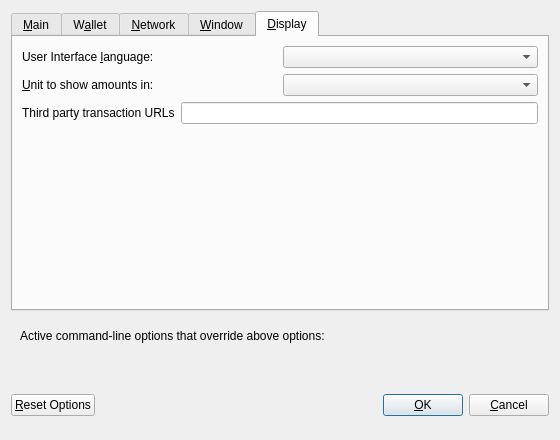
<?xml version="1.0" encoding="UTF-8"?>
<ui version="4.0">
 <class>OptionsDialog</class>
 <widget class="QDialog" name="OptionsDialog">
  <property name="geometry">
   <rect>
    <x>0</x>
    <y>0</y>
    <width>560</width>
    <height>440</height>
   </rect>
  </property>
  <property name="windowTitle">
   <string>Options</string>
  </property>
  <property name="modal">
   <bool>true</bool>
  </property>
  <layout class="QVBoxLayout" name="verticalLayout">
   <item>
    <widget class="QTabWidget" name="tabWidget">
     <property name="currentIndex">
      <number>4</number>
     </property>
     <widget class="QWidget" name="tabMain">
      <attribute name="title">
       <string>&amp;Main</string>
      </attribute>
      <layout class="QVBoxLayout" name="verticalLayout_Main">
       <item>
        <widget class="QCheckBox" name="bitcoinAtStartup">
         <property name="toolTip">
          <string>Automatically start PerfectCoin Core after logging in to the system.</string>
         </property>
         <property name="text">
          <string>&amp;Start PerfectCoin Core on system login</string>
         </property>
        </widget>
       </item>
       <item>
        <layout class="QHBoxLayout" name="horizontalLayout_2_Main">
         <item>
          <widget class="QLabel" name="databaseCacheLabel">
           <property name="text">
            <string>Size of &amp;database cache</string>
           </property>
           <property name="textFormat">
            <enum>Qt::PlainText</enum>
           </property>
           <property name="buddy">
            <cstring>databaseCache</cstring>
           </property>
          </widget>
         </item>
         <item>
          <widget class="QSpinBox" name="databaseCache"/>
         </item>
         <item>
          <widget class="QLabel" name="databaseCacheUnitLabel">
           <property name="text">
            <string>MB</string>
           </property>
           <property name="textFormat">
            <enum>Qt::PlainText</enum>
           </property>
          </widget>
         </item>
         <item>
          <spacer name="horizontalSpacer_2_Main">
           <property name="orientation">
            <enum>Qt::Horizontal</enum>
           </property>
           <property name="sizeHint" stdset="0">
            <size>
             <width>40</width>
             <height>20</height>
            </size>
           </property>
          </spacer>
         </item>
        </layout>
       </item>
       <item>
        <layout class="QHBoxLayout" name="horizontalLayout_3_Main">
         <item>
          <widget class="QLabel" name="threadsScriptVerifLabel">
           <property name="text">
            <string>Number of script &amp;verification threads</string>
           </property>
           <property name="textFormat">
            <enum>Qt::PlainText</enum>
           </property>
           <property name="buddy">
            <cstring>threadsScriptVerif</cstring>
           </property>
          </widget>
         </item>
         <item>
          <widget class="QSpinBox" name="threadsScriptVerif">
           <property name="toolTip">
            <string>(0 = auto, &lt;0 = leave that many cores free)</string>
           </property>
          </widget>
         </item>
         <item>
          <spacer name="horizontalSpacer_3_Main">
           <property name="orientation">
            <enum>Qt::Horizontal</enum>
           </property>
           <property name="sizeHint" stdset="0">
            <size>
             <width>40</width>
             <height>20</height>
            </size>
           </property>
          </spacer>
         </item>
        </layout>
       </item>
       <item>
        <spacer name="verticalSpacer_Main">
         <property name="orientation">
          <enum>Qt::Vertical</enum>
         </property>
         <property name="sizeHint" stdset="0">
          <size>
           <width>20</width>
           <height>40</height>
          </size>
         </property>
        </spacer>
       </item>
      </layout>
     </widget>
     <widget class="QWidget" name="tabWallet">
      <attribute name="title">
       <string>W&amp;allet</string>
      </attribute>
      <layout class="QVBoxLayout" name="verticalLayout_Wallet">
       <item>
        <widget class="QGroupBox" name="groupBox">
         <property name="title">
          <string>Expert</string>
         </property>
         <layout class="QVBoxLayout" name="verticalLayout_2">
          <item>
           <widget class="QCheckBox" name="coinControlFeatures">
            <property name="toolTip">
             <string>Whether to show coin control features or not.</string>
            </property>
            <property name="text">
             <string>Enable coin &amp;control features</string>
            </property>
           </widget>
          </item>
          <item>
           <widget class="QCheckBox" name="spendZeroConfChange">
            <property name="toolTip">
             <string>If you disable the spending of unconfirmed change, the change from a transaction cannot be used until that transaction has at least one confirmation. This also affects how your balance is computed.</string>
            </property>
            <property name="text">
             <string>&amp;Spend unconfirmed change</string>
            </property>
           </widget>
          </item>
         </layout>
        </widget>
       </item>
       <item>
        <spacer name="verticalSpacer_Wallet">
         <property name="orientation">
          <enum>Qt::Vertical</enum>
         </property>
         <property name="sizeHint" stdset="0">
          <size>
           <width>20</width>
           <height>40</height>
          </size>
         </property>
        </spacer>
       </item>
      </layout>
     </widget>
     <widget class="QWidget" name="tabNetwork">
      <attribute name="title">
       <string>&amp;Network</string>
      </attribute>
      <layout class="QVBoxLayout" name="verticalLayout_Network">
       <item>
        <widget class="QCheckBox" name="mapPortUpnp">
         <property name="toolTip">
          <string>Automatically open the PerfectCoin client port on the router. This only works when your router supports UPnP and it is enabled.</string>
         </property>
         <property name="text">
          <string>Map port using &amp;UPnP</string>
         </property>
        </widget>
       </item>
       <item>
        <widget class="QCheckBox" name="allowIncoming">
         <property name="toolTip">
          <string>Accept connections from outside</string>
         </property>
         <property name="text">
          <string>Allow incoming connections</string>
         </property>
        </widget>
       </item>
       <item>
        <widget class="QCheckBox" name="connectSocks">
         <property name="toolTip">
          <string>Connect to the PerfectCoin network through a SOCKS5 proxy.</string>
         </property>
         <property name="text">
          <string>&amp;Connect through SOCKS5 proxy (default proxy):</string>
         </property>
        </widget>
       </item>
       <item>
        <layout class="QHBoxLayout" name="horizontalLayout_1_Network">
         <item>
          <widget class="QLabel" name="proxyIpLabel">
           <property name="text">
            <string>Proxy &amp;IP:</string>
           </property>
           <property name="textFormat">
            <enum>Qt::PlainText</enum>
           </property>
           <property name="buddy">
            <cstring>proxyIp</cstring>
           </property>
          </widget>
         </item>
         <item>
          <widget class="QValidatedLineEdit" name="proxyIp">
           <property name="minimumSize">
            <size>
             <width>140</width>
             <height>0</height>
            </size>
           </property>
           <property name="maximumSize">
            <size>
             <width>140</width>
             <height>16777215</height>
            </size>
           </property>
           <property name="toolTip">
            <string>IP address of the proxy (e.g. IPv4: 127.0.0.1 / IPv6: ::1)</string>
           </property>
          </widget>
         </item>
         <item>
          <widget class="QLabel" name="proxyPortLabel">
           <property name="text">
            <string>&amp;Port:</string>
           </property>
           <property name="textFormat">
            <enum>Qt::PlainText</enum>
           </property>
           <property name="buddy">
            <cstring>proxyPort</cstring>
           </property>
          </widget>
         </item>
         <item>
          <widget class="QLineEdit" name="proxyPort">
           <property name="minimumSize">
            <size>
             <width>55</width>
             <height>0</height>
            </size>
           </property>
           <property name="maximumSize">
            <size>
             <width>55</width>
             <height>16777215</height>
            </size>
           </property>
           <property name="toolTip">
            <string>Port of the proxy (e.g. 9050)</string>
           </property>
          </widget>
         </item>
         <item>
          <spacer name="horizontalSpacer_1_Network">
           <property name="orientation">
            <enum>Qt::Horizontal</enum>
           </property>
           <property name="sizeHint" stdset="0">
            <size>
             <width>40</width>
             <height>20</height>
            </size>
           </property>
          </spacer>
         </item>
        </layout>
       </item>
       <item>
        <layout class="QHBoxLayout" name="horizontalLayout_2_Network">
         <item>
          <widget class="QLabel" name="proxyActiveNets">
           <property name="text">
            <string>Used for reaching peers via:</string>
           </property>
           <property name="textFormat">
            <enum>Qt::PlainText</enum>
           </property>
          </widget>
         </item>
         <item>
          <widget class="QCheckBox" name="proxyReachIPv4">
           <property name="enabled">
            <bool>false</bool>
           </property>
           <property name="toolTip">
            <string>Shows, if the supplied default SOCKS5 proxy is used to reach peers via this network type.</string>
           </property>
           <property name="text">
            <string/>
           </property>
          </widget>
         </item>
         <item>
          <widget class="QLabel" name="proxyReachIPv4Label">
           <property name="text">
            <string>IPv4</string>
           </property>
           <property name="textFormat">
            <enum>Qt::PlainText</enum>
           </property>
          </widget>
         </item>
         <item>
          <widget class="QCheckBox" name="proxyReachIPv6">
           <property name="enabled">
            <bool>false</bool>
           </property>
           <property name="toolTip">
            <string>Shows, if the supplied default SOCKS5 proxy is used to reach peers via this network type.</string>
           </property>
           <property name="text">
            <string/>
           </property>
          </widget>
         </item>
         <item>
          <widget class="QLabel" name="proxyReachIPv6Label">
           <property name="text">
            <string>IPv6</string>
           </property>
           <property name="textFormat">
            <enum>Qt::PlainText</enum>
           </property>
          </widget>
         </item>
         <item>
          <widget class="QCheckBox" name="proxyReachTor">
           <property name="enabled">
            <bool>false</bool>
           </property>
           <property name="toolTip">
            <string>Shows, if the supplied default SOCKS5 proxy is used to reach peers via this network type.</string>
           </property>
           <property name="text">
            <string/>
           </property>
          </widget>
         </item>
         <item>
          <widget class="QLabel" name="proxyReachTorLabel">
           <property name="text">
            <string>Tor</string>
           </property>
           <property name="textFormat">
            <enum>Qt::PlainText</enum>
           </property>
          </widget>
         </item>
         <item>
          <spacer name="horizontalSpacer_2_Network">
           <property name="orientation">
            <enum>Qt::Horizontal</enum>
           </property>
           <property name="sizeHint" stdset="0">
            <size>
             <width>40</width>
             <height>20</height>
            </size>
           </property>
          </spacer>
         </item>
        </layout>
       </item>
       <item>
        <widget class="QCheckBox" name="connectSocksTor">
         <property name="toolTip">
          <string>Connect to the PerfectCoin network through a separate SOCKS5 proxy for Tor hidden services.</string>
         </property>
         <property name="text">
          <string>Use separate SOCKS5 proxy to reach peers via Tor hidden services:</string>
         </property>
        </widget>
       </item>
       <item>
        <layout class="QHBoxLayout" name="horizontalLayout_3_Network">
         <item>
          <widget class="QLabel" name="proxyIpTorLabel">
           <property name="text">
            <string>Proxy &amp;IP:</string>
           </property>
           <property name="textFormat">
            <enum>Qt::PlainText</enum>
           </property>
           <property name="buddy">
            <cstring>proxyIpTor</cstring>
           </property>
          </widget>
         </item>
         <item>
          <widget class="QValidatedLineEdit" name="proxyIpTor">
           <property name="minimumSize">
            <size>
             <width>140</width>
             <height>0</height>
            </size>
           </property>
           <property name="maximumSize">
            <size>
             <width>140</width>
             <height>16777215</height>
            </size>
           </property>
           <property name="toolTip">
            <string>IP address of the proxy (e.g. IPv4: 127.0.0.1 / IPv6: ::1)</string>
           </property>
          </widget>
         </item>
         <item>
          <widget class="QLabel" name="proxyPortTorLabel">
           <property name="text">
            <string>&amp;Port:</string>
           </property>
           <property name="textFormat">
            <enum>Qt::PlainText</enum>
           </property>
           <property name="buddy">
            <cstring>proxyPortTor</cstring>
           </property>
          </widget>
         </item>
         <item>
          <widget class="QLineEdit" name="proxyPortTor">
           <property name="minimumSize">
            <size>
             <width>55</width>
             <height>0</height>
            </size>
           </property>
           <property name="maximumSize">
            <size>
             <width>55</width>
             <height>16777215</height>
            </size>
           </property>
           <property name="toolTip">
            <string>Port of the proxy (e.g. 9050)</string>
           </property>
          </widget>
         </item>
         <item>
          <spacer name="horizontalSpacer_4_Network">
           <property name="orientation">
            <enum>Qt::Horizontal</enum>
           </property>
           <property name="sizeHint" stdset="0">
            <size>
             <width>40</width>
             <height>20</height>
            </size>
           </property>
          </spacer>
         </item>
        </layout>
       </item>
       <item>
        <spacer name="verticalSpacer_Network">
         <property name="orientation">
          <enum>Qt::Vertical</enum>
         </property>
         <property name="sizeHint" stdset="0">
          <size>
           <width>20</width>
           <height>40</height>
          </size>
         </property>
        </spacer>
       </item>
      </layout>
     </widget>
     <widget class="QWidget" name="tabWindow">
      <attribute name="title">
       <string>&amp;Window</string>
      </attribute>
      <layout class="QVBoxLayout" name="verticalLayout_Window">
       <item>
        <widget class="QCheckBox" name="minimizeToTray">
         <property name="toolTip">
          <string>Show only a tray icon after minimizing the window.</string>
         </property>
         <property name="text">
          <string>&amp;Minimize to the tray instead of the taskbar</string>
         </property>
        </widget>
       </item>
       <item>
        <widget class="QCheckBox" name="minimizeOnClose">
         <property name="toolTip">
          <string>Minimize instead of exit the application when the window is closed. When this option is enabled, the application will be closed only after selecting Exit in the menu.</string>
         </property>
         <property name="text">
          <string>M&amp;inimize on close</string>
         </property>
        </widget>
       </item>
       <item>
        <spacer name="verticalSpacer_Window">
         <property name="orientation">
          <enum>Qt::Vertical</enum>
         </property>
         <property name="sizeHint" stdset="0">
          <size>
           <width>20</width>
           <height>40</height>
          </size>
         </property>
        </spacer>
       </item>
      </layout>
     </widget>
     <widget class="QWidget" name="tabDisplay">
      <attribute name="title">
       <string>&amp;Display</string>
      </attribute>
      <layout class="QVBoxLayout" name="verticalLayout_Display">
       <item>
        <layout class="QHBoxLayout" name="horizontalLayout_1_Display">
         <item>
          <widget class="QLabel" name="langLabel">
           <property name="text">
            <string>User Interface &amp;language:</string>
           </property>
           <property name="textFormat">
            <enum>Qt::PlainText</enum>
           </property>
           <property name="buddy">
            <cstring>lang</cstring>
           </property>
          </widget>
         </item>
         <item>
          <widget class="QValueComboBox" name="lang">
           <property name="toolTip">
            <string>The user interface language can be set here. This setting will take effect after restarting PerfectCoin Core.</string>
           </property>
          </widget>
         </item>
        </layout>
       </item>
       <item>
        <layout class="QHBoxLayout" name="horizontalLayout_2_Display">
         <item>
          <widget class="QLabel" name="unitLabel">
           <property name="text">
            <string>&amp;Unit to show amounts in:</string>
           </property>
           <property name="textFormat">
            <enum>Qt::PlainText</enum>
           </property>
           <property name="buddy">
            <cstring>unit</cstring>
           </property>
          </widget>
         </item>
         <item>
          <widget class="QValueComboBox" name="unit">
           <property name="toolTip">
            <string>Choose the default subdivision unit to show in the interface and when sending coins.</string>
           </property>
          </widget>
         </item>
        </layout>
       </item>
       <item>
        <layout class="QHBoxLayout" name="horizontalLayout_3_Display">
         <item>
          <widget class="QLabel" name="thirdPartyTxUrlsLabel">
           <property name="toolTip">
            <string>Third party URLs (e.g. a block explorer) that appear in the transactions tab as context menu items. %s in the URL is replaced by transaction hash. Multiple URLs are separated by vertical bar |.</string>
           </property>
           <property name="text">
            <string>Third party transaction URLs</string>
           </property>
           <property name="buddy">
            <cstring>thirdPartyTxUrls</cstring>
           </property>
          </widget>
         </item>
         <item>
          <widget class="QLineEdit" name="thirdPartyTxUrls">
           <property name="toolTip">
            <string>Third party URLs (e.g. a block explorer) that appear in the transactions tab as context menu items. %s in the URL is replaced by transaction hash. Multiple URLs are separated by vertical bar |.</string>
           </property>
          </widget>
         </item>
        </layout>
       </item>
       <item>
        <spacer name="verticalSpacer_Display">
         <property name="orientation">
          <enum>Qt::Vertical</enum>
         </property>
         <property name="sizeHint" stdset="0">
          <size>
           <width>20</width>
           <height>40</height>
          </size>
         </property>
        </spacer>
       </item>
      </layout>
     </widget>
    </widget>
   </item>
   <item>
    <widget class="QFrame" name="frame">
     <layout class="QVBoxLayout" name="verticalLayout_Bottom">
      <item>
       <layout class="QHBoxLayout" name="horizontalLayout_Bottom">
        <item>
         <widget class="QLabel" name="overriddenByCommandLineInfoLabel">
          <property name="text">
           <string>Active command-line options that override above options:</string>
          </property>
          <property name="textFormat">
           <enum>Qt::PlainText</enum>
          </property>
         </widget>
        </item>
        <item>
         <spacer name="horizontalSpacer_Bottom">
          <property name="orientation">
           <enum>Qt::Horizontal</enum>
          </property>
          <property name="sizeHint" stdset="0">
           <size>
            <width>40</width>
            <height>20</height>
           </size>
          </property>
         </spacer>
        </item>
       </layout>
      </item>
      <item>
       <widget class="QLabel" name="overriddenByCommandLineLabel">
        <property name="text">
         <string/>
        </property>
        <property name="textFormat">
         <enum>Qt::PlainText</enum>
        </property>
        <property name="wordWrap">
         <bool>true</bool>
        </property>
       </widget>
      </item>
     </layout>
    </widget>
   </item>
   <item>
    <layout class="QHBoxLayout" name="horizontalLayout_Buttons">
     <item>
      <widget class="QPushButton" name="resetButton">
       <property name="toolTip">
        <string>Reset all client options to default.</string>
       </property>
       <property name="text">
        <string>&amp;Reset Options</string>
       </property>
       <property name="autoDefault">
        <bool>false</bool>
       </property>
      </widget>
     </item>
     <item>
      <spacer name="horizontalSpacer_1">
       <property name="orientation">
        <enum>Qt::Horizontal</enum>
       </property>
       <property name="sizeHint" stdset="0">
        <size>
         <width>40</width>
         <height>48</height>
        </size>
       </property>
      </spacer>
     </item>
     <item>
      <widget class="QLabel" name="statusLabel">
       <property name="minimumSize">
        <size>
         <width>200</width>
         <height>0</height>
        </size>
       </property>
       <property name="font">
        <font>
         <weight>75</weight>
         <bold>true</bold>
        </font>
       </property>
       <property name="text">
        <string/>
       </property>
       <property name="textFormat">
        <enum>Qt::PlainText</enum>
       </property>
       <property name="wordWrap">
        <bool>true</bool>
       </property>
      </widget>
     </item>
     <item>
      <spacer name="horizontalSpacer_2">
       <property name="orientation">
        <enum>Qt::Horizontal</enum>
       </property>
       <property name="sizeHint" stdset="0">
        <size>
         <width>40</width>
         <height>48</height>
        </size>
       </property>
      </spacer>
     </item>
     <item>
      <widget class="QPushButton" name="okButton">
       <property name="text">
        <string>&amp;OK</string>
       </property>
       <property name="autoDefault">
        <bool>false</bool>
       </property>
       <property name="default">
        <bool>true</bool>
       </property>
      </widget>
     </item>
     <item>
      <widget class="QPushButton" name="cancelButton">
       <property name="text">
        <string>&amp;Cancel</string>
       </property>
       <property name="autoDefault">
        <bool>false</bool>
       </property>
      </widget>
     </item>
    </layout>
   </item>
  </layout>
 </widget>
 <customwidgets>
  <customwidget>
   <class>QValidatedLineEdit</class>
   <extends>QLineEdit</extends>
   <header>qvalidatedlineedit.h</header>
  </customwidget>
  <customwidget>
   <class>QValueComboBox</class>
   <extends>QComboBox</extends>
   <header>qvaluecombobox.h</header>
  </customwidget>
 </customwidgets>
 <resources/>
 <connections/>
</ui>
